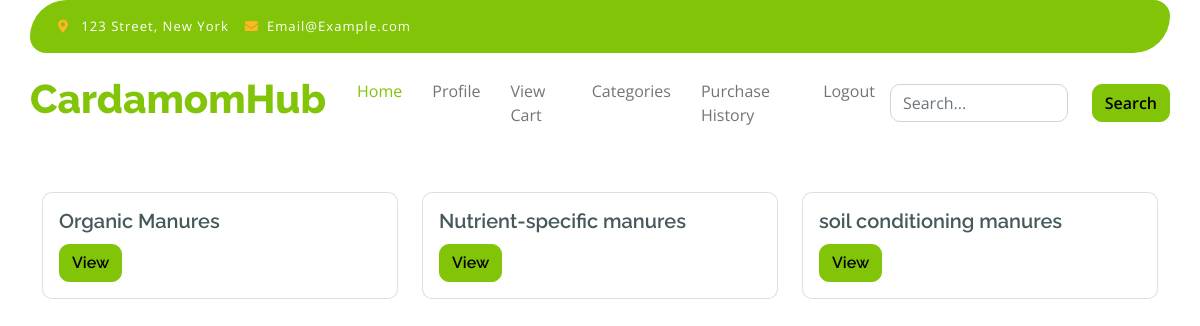
The page /category/ on the database its author committed.
### myapp/models.py (models this page shows, shortened)
class Category(models.Model):
    name = models.CharField(max_length=255, unique=True)

### myapp/views.py (the view)
# urls.py: path('category/', views.category, name='category'),
def category(request):
    cat = Category.objects.all()
    return render(request, 'myapp/category.html', {'cat': cat})

### myapp/templates/myapp/category.html (shortened to what this page needs)
<!DOCTYPE html>
{% load static %}
<html lang="en">
    <head>
        <link rel="stylesheet" href="https://use.fontawesome.com/releases/v5.15.4/css/all.css"/>
        <link href="https://cdn.jsdelivr.net/npm/bootstrap-icons@1.4.1/font/bootstrap-icons.css" rel="stylesheet">
        <link href="{% static './myapp/lib/lightbox/css/lightbox.min.css' %}" rel="stylesheet">
        <link href="{% static './myapp/lib/owlcarousel/assets/owl.carousel.min.css' %}" rel="stylesheet">
        <link href="{% static './myapp/css/bootstrap.min.css' %}" rel="stylesheet">
        <link href="{% static './myapp/css/style.css' %}" rel="stylesheet">
    </head>
    <body>
        <div class="container-fluid fixed-top">
            <div class="container topbar bg-primary d-none d-lg-block">
                <div class="d-flex justify-content-between">
                    <div class="top-info ps-2">
                        <small class="me-3"><i class="fas fa-map-marker-alt me-2 text-secondary"></i> <a href="#" class="text-white">123 Street, New York</a></small>
                        <small class="me-3"><i class="fas fa-envelope me-2 text-secondary"></i><a href="#" class="text-white">Email@Example.com</a></small>
                    </div>
                </div>
            </div>
            <div class="container px-0">
                <nav class="navbar navbar-light bg-white navbar-expand-xl">
                    <a href="/userDashboard" class="navbar-brand"><h1 class="text-primary display-6">CardamomHub</h1></a>
                    <div class="collapse navbar-collapse bg-white" id="navbarCollapse">
                        <div class="navbar-nav mx-auto">
                            <a href="/userDashboard" class="nav-item nav-link active">Home</a>
                            <a href="{% url 'userProfile' %}" class="nav-item nav-link">Profile</a>
                            <a href="/view_cart" class="nav-item nav-link">View Cart</a>
                            <div class="nav-item ">
                                <a href="/category" class="nav-item nav-link"> Categories</a>
                            </div>
                            <a href="{% url 'purchase_history' %}" class="nav-item nav-link">Purchase History</a>
                            <a href="{% url 'logout' %}" class="nav-item nav-link">Logout</a>
                        </div>
                        <form action="{% url 'search' %}" method="get" class="d-flex align-items-center">
                            <input type="text" name="q" placeholder="Search..." class="form-control me-4" required>
                            <button type="submit" class="btn btn-primary">Search</button>
                          </form>
                    </div>
                </nav>
            </div>
        </div>
    <br /><br /><br /><br /><br /><br /><br />
   <h2>
    <div class="container mt-4">
      <div class="row">
          {% for category in cat %}
          <div class="col-md-4 mb-4">
              <div class="card">
                  <div class="card-body">
                      <h5 class="card-title">{{ category.name }}</h5>
                      <a href="/products?id={{ category.id }}" class="btn btn-primary">View</a>
                  </div>
              </div>
          </div>
          {% endfor %}
      </div>
  </div>
</h2>
  </body>
</html>

### myapp/static/myapp/css/style.css (style rules this page uses)
.btn { font-weight: 600; transition: .5s; }
.fixed-top { transition: 0.5s; background: var(--bs-white); border: 0; }
.topbar { padding: 20px; border-radius: 230px 100px; }
.topbar .top-info { font-size: 15px; line-height: 0; letter-spacing: 1px; display: flex; align-items: center; }
.navbar .navbar-nav .nav-link { padding: 10px 15px; font-size: 16px; transition: .5s; }
.navbar { height: 100px; border-bottom: 1px solid rgba(255, 255, 255, .1); }
.navbar .navbar-nav .nav-link:hover, .navbar .navbar-nav .nav-link.active, .fixed-top.bg-white .navbar .navbar-nav .nav-link:hover, .fixed-top.bg-white .navbar .navbar-nav .nav-link.active { color: var(--bs-primary); }

### rows shown on the page
Category: name "Organic Manures"
Category: name "Nutrient-specific manures"
Category: name "soil conditioning manures"
